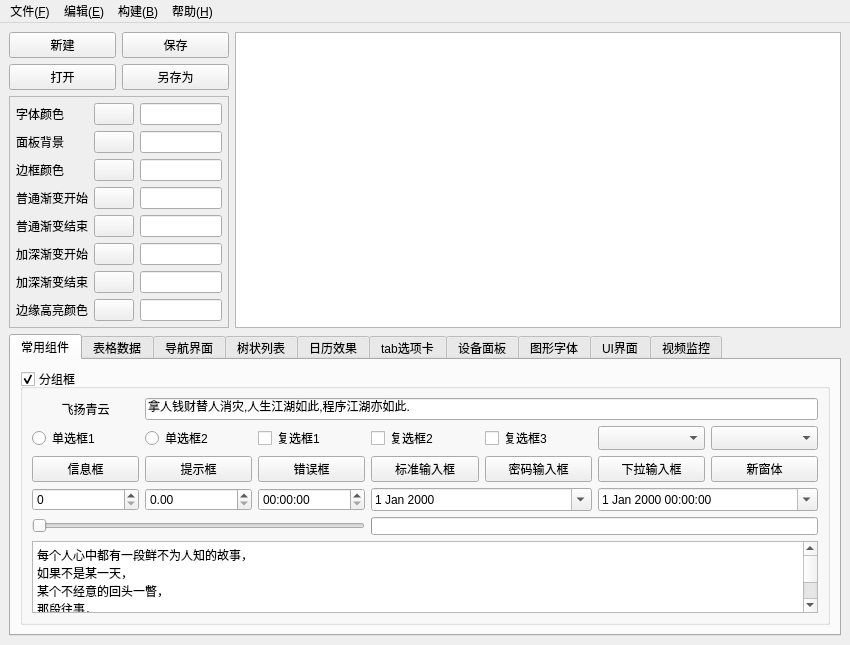
<?xml version="1.0" encoding="UTF-8"?>
<ui version="4.0">
 <class>frmMain</class>
 <widget class="QMainWindow" name="frmMain">
  <property name="geometry">
   <rect>
    <x>0</x>
    <y>0</y>
    <width>850</width>
    <height>626</height>
   </rect>
  </property>
  <property name="windowTitle">
   <string>MainWindow</string>
  </property>
  <widget class="QWidget" name="centralwidget">
   <layout class="QGridLayout" name="gridLayout_7">
    <item row="0" column="0">
     <layout class="QGridLayout" name="gridLayout">
      <item row="0" column="0">
       <widget class="QPushButton" name="btnNew">
        <property name="text">
         <string>新建</string>
        </property>
       </widget>
      </item>
      <item row="0" column="1">
       <widget class="QPushButton" name="btnSave">
        <property name="text">
         <string>保存</string>
        </property>
       </widget>
      </item>
      <item row="1" column="0">
       <widget class="QPushButton" name="btnOpen">
        <property name="text">
         <string>打开</string>
        </property>
       </widget>
      </item>
      <item row="1" column="1">
       <widget class="QPushButton" name="btnSaveOther">
        <property name="text">
         <string>另存为</string>
        </property>
       </widget>
      </item>
     </layout>
    </item>
    <item row="0" column="1" rowspan="2">
     <widget class="QTextEdit" name="txtMain"/>
    </item>
    <item row="1" column="0">
     <widget class="QFrame" name="frameColor">
      <property name="sizePolicy">
       <sizepolicy hsizetype="Fixed" vsizetype="Preferred">
        <horstretch>0</horstretch>
        <verstretch>0</verstretch>
       </sizepolicy>
      </property>
      <property name="minimumSize">
       <size>
        <width>220</width>
        <height>0</height>
       </size>
      </property>
      <property name="maximumSize">
       <size>
        <width>220</width>
        <height>16777215</height>
       </size>
      </property>
      <property name="frameShape">
       <enum>QFrame::StyledPanel</enum>
      </property>
      <property name="frameShadow">
       <enum>QFrame::Raised</enum>
      </property>
      <layout class="QGridLayout" name="gridLayout_3">
       <property name="leftMargin">
        <number>6</number>
       </property>
       <property name="topMargin">
        <number>6</number>
       </property>
       <property name="rightMargin">
        <number>6</number>
       </property>
       <property name="bottomMargin">
        <number>6</number>
       </property>
       <item row="0" column="0">
        <widget class="QLabel" name="labTextColor">
         <property name="text">
          <string>字体颜色</string>
         </property>
        </widget>
       </item>
       <item row="0" column="1">
        <widget class="QPushButton" name="btnTextColor">
         <property name="text">
          <string/>
         </property>
        </widget>
       </item>
       <item row="0" column="2">
        <widget class="QLineEdit" name="txtTextColor"/>
       </item>
       <item row="1" column="0">
        <widget class="QLabel" name="labPanelColor">
         <property name="text">
          <string>面板背景</string>
         </property>
        </widget>
       </item>
       <item row="1" column="1">
        <widget class="QPushButton" name="btnPanelColor">
         <property name="text">
          <string/>
         </property>
        </widget>
       </item>
       <item row="1" column="2">
        <widget class="QLineEdit" name="txtPanelColor"/>
       </item>
       <item row="2" column="0">
        <widget class="QLabel" name="labBorderColor">
         <property name="text">
          <string>边框颜色</string>
         </property>
        </widget>
       </item>
       <item row="2" column="1">
        <widget class="QPushButton" name="btnBorderColor">
         <property name="text">
          <string/>
         </property>
        </widget>
       </item>
       <item row="2" column="2">
        <widget class="QLineEdit" name="txtBorderColor"/>
       </item>
       <item row="3" column="0">
        <widget class="QLabel" name="labNormalColorStart">
         <property name="text">
          <string>普通渐变开始</string>
         </property>
        </widget>
       </item>
       <item row="3" column="1">
        <widget class="QPushButton" name="btnNormalColorStart">
         <property name="text">
          <string/>
         </property>
        </widget>
       </item>
       <item row="3" column="2">
        <widget class="QLineEdit" name="txtNormalColorStart"/>
       </item>
       <item row="4" column="0">
        <widget class="QLabel" name="labNormalColorEnd">
         <property name="text">
          <string>普通渐变结束</string>
         </property>
        </widget>
       </item>
       <item row="4" column="1">
        <widget class="QPushButton" name="btnNormalColorEnd">
         <property name="text">
          <string/>
         </property>
        </widget>
       </item>
       <item row="4" column="2">
        <widget class="QLineEdit" name="txtNormalColorEnd"/>
       </item>
       <item row="5" column="0">
        <widget class="QLabel" name="labDarkColorStart">
         <property name="text">
          <string>加深渐变开始</string>
         </property>
        </widget>
       </item>
       <item row="5" column="1">
        <widget class="QPushButton" name="btnDarkColorStart">
         <property name="text">
          <string/>
         </property>
        </widget>
       </item>
       <item row="5" column="2">
        <widget class="QLineEdit" name="txtDarkColorStart"/>
       </item>
       <item row="6" column="0">
        <widget class="QLabel" name="labDarkColorEnd">
         <property name="text">
          <string>加深渐变结束</string>
         </property>
        </widget>
       </item>
       <item row="6" column="1">
        <widget class="QPushButton" name="btnDarkColorEnd">
         <property name="text">
          <string/>
         </property>
        </widget>
       </item>
       <item row="6" column="2">
        <widget class="QLineEdit" name="txtDarkColorEnd"/>
       </item>
       <item row="7" column="0">
        <widget class="QLabel" name="labHighColor">
         <property name="text">
          <string>边缘高亮颜色</string>
         </property>
        </widget>
       </item>
       <item row="7" column="1">
        <widget class="QPushButton" name="btnHighColor">
         <property name="text">
          <string/>
         </property>
        </widget>
       </item>
       <item row="7" column="2">
        <widget class="QLineEdit" name="txtHighColor"/>
       </item>
      </layout>
     </widget>
    </item>
    <item row="2" column="0" colspan="2">
     <widget class="QTabWidget" name="tabWidget">
      <property name="currentIndex">
       <number>0</number>
      </property>
      <widget class="QWidget" name="tab1">
       <attribute name="title">
        <string>常用组件</string>
       </attribute>
       <layout class="QVBoxLayout" name="verticalLayout">
        <item>
         <widget class="QGroupBox" name="groupBox">
          <property name="styleSheet">
           <string notr="true"/>
          </property>
          <property name="title">
           <string>分组框</string>
          </property>
          <property name="checkable">
           <bool>true</bool>
          </property>
          <layout class="QGridLayout" name="gridLayout_2">
           <item row="0" column="0">
            <widget class="QLabel" name="lab">
             <property name="text">
              <string>飞扬青云</string>
             </property>
             <property name="alignment">
              <set>Qt::AlignCenter</set>
             </property>
            </widget>
           </item>
           <item row="0" column="1" colspan="6">
            <widget class="QLineEdit" name="lineEdit">
             <property name="text">
              <string>拿人钱财替人消灾,人生江湖如此,程序江湖亦如此.</string>
             </property>
            </widget>
           </item>
           <item row="1" column="0">
            <widget class="QRadioButton" name="rbtn1">
             <property name="text">
              <string>单选框1</string>
             </property>
            </widget>
           </item>
           <item row="1" column="1">
            <widget class="QRadioButton" name="rbtn2">
             <property name="text">
              <string>单选框2</string>
             </property>
            </widget>
           </item>
           <item row="1" column="2">
            <widget class="QCheckBox" name="ck1">
             <property name="text">
              <string>复选框1</string>
             </property>
            </widget>
           </item>
           <item row="1" column="3">
            <widget class="QCheckBox" name="ck2">
             <property name="text">
              <string>复选框2</string>
             </property>
             <property name="checked">
              <bool>false</bool>
             </property>
            </widget>
           </item>
           <item row="1" column="4">
            <widget class="QCheckBox" name="ck3">
             <property name="text">
              <string>复选框3</string>
             </property>
            </widget>
           </item>
           <item row="1" column="5">
            <widget class="QComboBox" name="cbox1">
             <property name="maximumSize">
              <size>
               <width>16777215</width>
               <height>28</height>
              </size>
             </property>
            </widget>
           </item>
           <item row="1" column="6">
            <widget class="QComboBox" name="cbox2">
             <property name="maximumSize">
              <size>
               <width>16777215</width>
               <height>28</height>
              </size>
             </property>
            </widget>
           </item>
           <item row="2" column="0">
            <widget class="QPushButton" name="btnInfo">
             <property name="text">
              <string>信息框</string>
             </property>
            </widget>
           </item>
           <item row="2" column="1">
            <widget class="QPushButton" name="btnQuestion">
             <property name="text">
              <string>提示框</string>
             </property>
            </widget>
           </item>
           <item row="2" column="2">
            <widget class="QPushButton" name="btnError">
             <property name="text">
              <string>错误框</string>
             </property>
            </widget>
           </item>
           <item row="2" column="3">
            <widget class="QPushButton" name="btnInput">
             <property name="text">
              <string>标准输入框</string>
             </property>
            </widget>
           </item>
           <item row="2" column="4">
            <widget class="QPushButton" name="btnInputPwd">
             <property name="text">
              <string>密码输入框</string>
             </property>
            </widget>
           </item>
           <item row="2" column="5">
            <widget class="QPushButton" name="btnInputcbox">
             <property name="text">
              <string>下拉输入框</string>
             </property>
            </widget>
           </item>
           <item row="2" column="6">
            <widget class="QPushButton" name="btnWidget">
             <property name="text">
              <string>新窗体</string>
             </property>
            </widget>
           </item>
           <item row="3" column="0">
            <widget class="QSpinBox" name="spinBox"/>
           </item>
           <item row="3" column="1">
            <widget class="QDoubleSpinBox" name="doubleSpinBox"/>
           </item>
           <item row="3" column="2">
            <widget class="QTimeEdit" name="timeEdit"/>
           </item>
           <item row="3" column="3" colspan="2">
            <widget class="QDateEdit" name="dateEdit">
             <property name="calendarPopup">
              <bool>true</bool>
             </property>
            </widget>
           </item>
           <item row="3" column="5" colspan="2">
            <widget class="QDateTimeEdit" name="dateTimeEdit">
             <property name="calendarPopup">
              <bool>true</bool>
             </property>
            </widget>
           </item>
           <item row="4" column="0" colspan="3">
            <widget class="QSlider" name="horizontalSlider">
             <property name="maximum">
              <number>100</number>
             </property>
             <property name="orientation">
              <enum>Qt::Horizontal</enum>
             </property>
            </widget>
           </item>
           <item row="4" column="3" colspan="4">
            <widget class="QProgressBar" name="progressBar">
             <property name="maximumSize">
              <size>
               <width>16777215</width>
               <height>18</height>
              </size>
             </property>
            </widget>
           </item>
           <item row="5" column="0" colspan="7">
            <widget class="QPlainTextEdit" name="plainTextEdit">
             <property name="plainText">
              <string>每个人心中都有一段鲜不为人知的故事，
如果不是某一天，
某个不经意的回头一瞥，
那段往事，
就只能永远埋在记忆的最深处，
那是回忆的尽头，
可就无法避免那一触，
无论你在上面用怎样淤厚的冷漠层层包裹，
却总在瞬间崩溃。</string>
             </property>
            </widget>
           </item>
          </layout>
         </widget>
        </item>
       </layout>
      </widget>
      <widget class="QWidget" name="tab2">
       <attribute name="title">
        <string>表格数据</string>
       </attribute>
       <layout class="QHBoxLayout" name="horizontalLayout">
        <item>
         <widget class="QTableWidget" name="tableWidget"/>
        </item>
       </layout>
      </widget>
      <widget class="QWidget" name="tab3">
       <attribute name="title">
        <string>导航界面</string>
       </attribute>
       <layout class="QHBoxLayout" name="horizontalLayout_7">
        <item>
         <widget class="QWidget" name="widgetLeft" native="true">
          <property name="minimumSize">
           <size>
            <width>80</width>
            <height>0</height>
           </size>
          </property>
          <layout class="QVBoxLayout" name="verticalLayout_2">
           <property name="spacing">
            <number>0</number>
           </property>
           <property name="leftMargin">
            <number>0</number>
           </property>
           <property name="topMargin">
            <number>0</number>
           </property>
           <property name="rightMargin">
            <number>0</number>
           </property>
           <property name="bottomMargin">
            <number>0</number>
           </property>
           <item>
            <widget class="QPushButton" name="btn1">
             <property name="text">
              <string>菜单1</string>
             </property>
             <property name="checked">
              <bool>false</bool>
             </property>
            </widget>
           </item>
           <item>
            <widget class="QPushButton" name="btn2">
             <property name="text">
              <string>菜单2</string>
             </property>
            </widget>
           </item>
           <item>
            <widget class="QPushButton" name="btn3">
             <property name="text">
              <string>菜单3</string>
             </property>
            </widget>
           </item>
           <item>
            <spacer name="verticalSpacer">
             <property name="orientation">
              <enum>Qt::Vertical</enum>
             </property>
             <property name="sizeHint" stdset="0">
              <size>
               <width>20</width>
               <height>222</height>
              </size>
             </property>
            </spacer>
           </item>
          </layout>
         </widget>
        </item>
        <item>
         <widget class="QStackedWidget" name="stackedWidget">
          <property name="currentIndex">
           <number>0</number>
          </property>
          <widget class="QWidget" name="page1">
           <layout class="QVBoxLayout" name="verticalLayout_4">
            <item>
             <widget class="QWidget" name="widgetTop" native="true">
              <layout class="QHBoxLayout" name="horizontalLayout_2">
               <property name="spacing">
                <number>0</number>
               </property>
               <property name="leftMargin">
                <number>0</number>
               </property>
               <property name="topMargin">
                <number>0</number>
               </property>
               <property name="rightMargin">
                <number>0</number>
               </property>
               <property name="bottomMargin">
                <number>0</number>
               </property>
               <item>
                <widget class="QToolButton" name="tbtn1">
                 <property name="sizePolicy">
                  <sizepolicy hsizetype="Expanding" vsizetype="Expanding">
                   <horstretch>0</horstretch>
                   <verstretch>0</verstretch>
                  </sizepolicy>
                 </property>
                 <property name="text">
                  <string>主界面</string>
                 </property>
                </widget>
               </item>
               <item>
                <widget class="QToolButton" name="tbtn2">
                 <property name="sizePolicy">
                  <sizepolicy hsizetype="Expanding" vsizetype="Expanding">
                   <horstretch>0</horstretch>
                   <verstretch>0</verstretch>
                  </sizepolicy>
                 </property>
                 <property name="text">
                  <string>警情查询</string>
                 </property>
                </widget>
               </item>
               <item>
                <widget class="QToolButton" name="tbtn3">
                 <property name="sizePolicy">
                  <sizepolicy hsizetype="Expanding" vsizetype="Expanding">
                   <horstretch>0</horstretch>
                   <verstretch>0</verstretch>
                  </sizepolicy>
                 </property>
                 <property name="text">
                  <string>系统设置</string>
                 </property>
                </widget>
               </item>
              </layout>
             </widget>
            </item>
            <item>
             <widget class="QWidget" name="widget" native="true">
              <property name="sizePolicy">
               <sizepolicy hsizetype="Preferred" vsizetype="Expanding">
                <horstretch>0</horstretch>
                <verstretch>0</verstretch>
               </sizepolicy>
              </property>
             </widget>
            </item>
            <item>
             <widget class="QWidget" name="widgetBottom" native="true">
              <property name="maximumSize">
               <size>
                <width>16777215</width>
                <height>30</height>
               </size>
              </property>
              <layout class="QHBoxLayout" name="horizontalLayout_3">
               <item>
                <widget class="QLabel" name="lab1">
                 <property name="text">
                  <string>欢迎使用软件</string>
                 </property>
                </widget>
               </item>
               <item>
                <widget class="Line" name="line1">
                 <property name="maximumSize">
                  <size>
                   <width>1</width>
                   <height>16777215</height>
                  </size>
                 </property>
                 <property name="orientation">
                  <enum>Qt::Vertical</enum>
                 </property>
                </widget>
               </item>
               <item>
                <widget class="QLabel" name="lab2">
                 <property name="text">
                  <string>当前用户【admin】</string>
                 </property>
                </widget>
               </item>
               <item>
                <widget class="Line" name="line2">
                 <property name="maximumSize">
                  <size>
                   <width>1</width>
                   <height>16777215</height>
                  </size>
                 </property>
                 <property name="orientation">
                  <enum>Qt::Vertical</enum>
                 </property>
                </widget>
               </item>
               <item>
                <widget class="QLabel" name="lab3">
                 <property name="text">
                  <string>已运行: 0天0时0分0秒</string>
                 </property>
                </widget>
               </item>
               <item>
                <widget class="Line" name="line3">
                 <property name="maximumSize">
                  <size>
                   <width>1</width>
                   <height>16777215</height>
                  </size>
                 </property>
                 <property name="orientation">
                  <enum>Qt::Vertical</enum>
                 </property>
                </widget>
               </item>
               <item>
                <widget class="QLabel" name="lab4">
                 <property name="sizePolicy">
                  <sizepolicy hsizetype="Expanding" vsizetype="Preferred">
                   <horstretch>0</horstretch>
                   <verstretch>0</verstretch>
                  </sizepolicy>
                 </property>
                 <property name="text">
                  <string>当前时间: 2017年12月1日 12:00:00</string>
                 </property>
                </widget>
               </item>
              </layout>
             </widget>
            </item>
           </layout>
          </widget>
          <widget class="QWidget" name="page2"/>
          <widget class="QWidget" name="page3"/>
         </widget>
        </item>
        <item>
         <widget class="QSlider" name="verticalSlider">
          <property name="orientation">
           <enum>Qt::Vertical</enum>
          </property>
         </widget>
        </item>
        <item>
         <widget class="QScrollBar" name="verticalScrollBar">
          <property name="orientation">
           <enum>Qt::Vertical</enum>
          </property>
         </widget>
        </item>
       </layout>
      </widget>
      <widget class="QWidget" name="tab4">
       <attribute name="title">
        <string>树状列表</string>
       </attribute>
       <layout class="QHBoxLayout" name="horizontalLayout_4">
        <item>
         <widget class="QTreeWidget" name="treeWidget">
          <column>
           <property name="text">
            <string notr="true">1</string>
           </property>
          </column>
         </widget>
        </item>
        <item>
         <widget class="QListWidget" name="listWidget"/>
        </item>
       </layout>
      </widget>
      <widget class="QWidget" name="tab5">
       <attribute name="title">
        <string>日历效果</string>
       </attribute>
       <layout class="QHBoxLayout" name="horizontalLayout_5">
        <item>
         <widget class="QCalendarWidget" name="calendarWidget1"/>
        </item>
        <item>
         <widget class="QCalendarWidget" name="calendarWidget2">
          <property name="gridVisible">
           <bool>true</bool>
          </property>
         </widget>
        </item>
       </layout>
      </widget>
      <widget class="QWidget" name="tab6">
       <attribute name="title">
        <string>tab选项卡</string>
       </attribute>
       <layout class="QHBoxLayout" name="horizontalLayout_6">
        <item>
         <widget class="QTabWidget" name="tabWidget_2">
          <property name="tabPosition">
           <enum>QTabWidget::West</enum>
          </property>
          <property name="currentIndex">
           <number>2</number>
          </property>
          <widget class="QWidget" name="tab">
           <attribute name="title">
            <string>效果预览</string>
           </attribute>
          </widget>
          <widget class="QWidget" name="tab_7">
           <attribute name="title">
            <string>效果预览</string>
           </attribute>
          </widget>
          <widget class="QWidget" name="tab_2">
           <attribute name="title">
            <string>效果预览</string>
           </attribute>
          </widget>
         </widget>
        </item>
        <item>
         <widget class="QTabWidget" name="tabWidget_3">
          <property name="tabPosition">
           <enum>QTabWidget::South</enum>
          </property>
          <property name="currentIndex">
           <number>0</number>
          </property>
          <widget class="QWidget" name="tab_3">
           <attribute name="title">
            <string>效果预览</string>
           </attribute>
          </widget>
          <widget class="QWidget" name="tab_8">
           <attribute name="title">
            <string>效果预览</string>
           </attribute>
          </widget>
          <widget class="QWidget" name="tab_4">
           <attribute name="title">
            <string>效果预览</string>
           </attribute>
          </widget>
         </widget>
        </item>
        <item>
         <widget class="QTabWidget" name="tabWidget_4">
          <property name="tabPosition">
           <enum>QTabWidget::East</enum>
          </property>
          <property name="currentIndex">
           <number>2</number>
          </property>
          <widget class="QWidget" name="tab_5">
           <attribute name="title">
            <string>效果预览</string>
           </attribute>
          </widget>
          <widget class="QWidget" name="tab_9">
           <attribute name="title">
            <string>效果预览</string>
           </attribute>
          </widget>
          <widget class="QWidget" name="tab_6">
           <attribute name="title">
            <string>效果预览</string>
           </attribute>
          </widget>
         </widget>
        </item>
       </layout>
      </widget>
      <widget class="QWidget" name="tab7">
       <attribute name="title">
        <string>设备面板</string>
       </attribute>
       <layout class="QVBoxLayout" name="verticalLayout_3">
        <property name="leftMargin">
         <number>3</number>
        </property>
        <property name="topMargin">
         <number>3</number>
        </property>
        <property name="rightMargin">
         <number>3</number>
        </property>
        <property name="bottomMargin">
         <number>3</number>
        </property>
        <item>
         <widget class="QWidget" name="widgetPanel" native="true"/>
        </item>
       </layout>
      </widget>
      <widget class="QWidget" name="tab8">
       <attribute name="title">
        <string>图形字体</string>
       </attribute>
       <layout class="QVBoxLayout" name="verticalLayout_5">
        <property name="leftMargin">
         <number>3</number>
        </property>
        <property name="topMargin">
         <number>3</number>
        </property>
        <property name="rightMargin">
         <number>3</number>
        </property>
        <property name="bottomMargin">
         <number>3</number>
        </property>
        <item>
         <widget class="QWidget" name="widgetFontPanel" native="true"/>
        </item>
       </layout>
      </widget>
      <widget class="QWidget" name="tab9">
       <attribute name="title">
        <string>UI界面</string>
       </attribute>
       <layout class="QGridLayout" name="gridLayout_4">
        <item row="0" column="0">
         <widget class="QPushButton" name="btnUIDemo1">
          <property name="sizePolicy">
           <sizepolicy hsizetype="Minimum" vsizetype="Expanding">
            <horstretch>0</horstretch>
            <verstretch>0</verstretch>
           </sizepolicy>
          </property>
          <property name="text">
           <string>界面1</string>
          </property>
         </widget>
        </item>
        <item row="0" column="1">
         <widget class="QPushButton" name="btnUIDemo2">
          <property name="sizePolicy">
           <sizepolicy hsizetype="Minimum" vsizetype="Expanding">
            <horstretch>0</horstretch>
            <verstretch>0</verstretch>
           </sizepolicy>
          </property>
          <property name="text">
           <string>界面2</string>
          </property>
         </widget>
        </item>
        <item row="0" column="2">
         <widget class="QPushButton" name="btnUIDemo3">
          <property name="sizePolicy">
           <sizepolicy hsizetype="Minimum" vsizetype="Expanding">
            <horstretch>0</horstretch>
            <verstretch>0</verstretch>
           </sizepolicy>
          </property>
          <property name="text">
           <string>界面3</string>
          </property>
         </widget>
        </item>
        <item row="0" column="3">
         <widget class="QPushButton" name="btnUIDemo4">
          <property name="sizePolicy">
           <sizepolicy hsizetype="Minimum" vsizetype="Expanding">
            <horstretch>0</horstretch>
            <verstretch>0</verstretch>
           </sizepolicy>
          </property>
          <property name="text">
           <string>界面4</string>
          </property>
         </widget>
        </item>
        <item row="1" column="0">
         <widget class="QPushButton" name="btnUIDemo5">
          <property name="sizePolicy">
           <sizepolicy hsizetype="Minimum" vsizetype="Expanding">
            <horstretch>0</horstretch>
            <verstretch>0</verstretch>
           </sizepolicy>
          </property>
          <property name="text">
           <string>界面5</string>
          </property>
         </widget>
        </item>
        <item row="1" column="1">
         <widget class="QPushButton" name="btnUIDemo6">
          <property name="sizePolicy">
           <sizepolicy hsizetype="Minimum" vsizetype="Expanding">
            <horstretch>0</horstretch>
            <verstretch>0</verstretch>
           </sizepolicy>
          </property>
          <property name="text">
           <string>界面6</string>
          </property>
         </widget>
        </item>
        <item row="1" column="2">
         <widget class="QPushButton" name="btnUIDemo7">
          <property name="sizePolicy">
           <sizepolicy hsizetype="Minimum" vsizetype="Expanding">
            <horstretch>0</horstretch>
            <verstretch>0</verstretch>
           </sizepolicy>
          </property>
          <property name="text">
           <string>界面7</string>
          </property>
         </widget>
        </item>
        <item row="1" column="3">
         <widget class="QPushButton" name="btnUIDemo8">
          <property name="sizePolicy">
           <sizepolicy hsizetype="Minimum" vsizetype="Expanding">
            <horstretch>0</horstretch>
            <verstretch>0</verstretch>
           </sizepolicy>
          </property>
          <property name="text">
           <string>界面8</string>
          </property>
         </widget>
        </item>
       </layout>
      </widget>
      <widget class="QWidget" name="tab10">
       <attribute name="title">
        <string>视频监控</string>
       </attribute>
       <layout class="QVBoxLayout" name="verticalLayout_6">
        <item>
         <widget class="QWidget" name="widgetVideo" native="true">
          <layout class="QGridLayout" name="gridLayout_5">
           <property name="leftMargin">
            <number>0</number>
           </property>
           <property name="topMargin">
            <number>0</number>
           </property>
           <property name="rightMargin">
            <number>0</number>
           </property>
           <property name="bottomMargin">
            <number>0</number>
           </property>
           <item row="0" column="0">
            <widget class="QLabel" name="labCh1">
             <property name="text">
              <string>通道1</string>
             </property>
             <property name="alignment">
              <set>Qt::AlignCenter</set>
             </property>
            </widget>
           </item>
           <item row="0" column="1">
            <widget class="QLabel" name="labCh2">
             <property name="text">
              <string>通道2</string>
             </property>
             <property name="alignment">
              <set>Qt::AlignCenter</set>
             </property>
            </widget>
           </item>
           <item row="0" column="2">
            <widget class="QLabel" name="labCh3">
             <property name="text">
              <string>通道3</string>
             </property>
             <property name="alignment">
              <set>Qt::AlignCenter</set>
             </property>
            </widget>
           </item>
           <item row="0" column="3">
            <widget class="QLabel" name="labCh4">
             <property name="text">
              <string>通道4</string>
             </property>
             <property name="alignment">
              <set>Qt::AlignCenter</set>
             </property>
            </widget>
           </item>
           <item row="0" column="4">
            <widget class="QLabel" name="labCh5">
             <property name="text">
              <string>通道5</string>
             </property>
             <property name="alignment">
              <set>Qt::AlignCenter</set>
             </property>
            </widget>
           </item>
           <item row="1" column="0">
            <widget class="QLabel" name="labCh6">
             <property name="text">
              <string>通道6</string>
             </property>
             <property name="alignment">
              <set>Qt::AlignCenter</set>
             </property>
            </widget>
           </item>
           <item row="1" column="1">
            <widget class="QLabel" name="labCh7">
             <property name="text">
              <string>通道7</string>
             </property>
             <property name="alignment">
              <set>Qt::AlignCenter</set>
             </property>
            </widget>
           </item>
           <item row="1" column="2">
            <widget class="QLabel" name="labCh8">
             <property name="text">
              <string>通道8</string>
             </property>
             <property name="alignment">
              <set>Qt::AlignCenter</set>
             </property>
            </widget>
           </item>
           <item row="1" column="3">
            <widget class="QLabel" name="labCh9">
             <property name="text">
              <string>通道9</string>
             </property>
             <property name="alignment">
              <set>Qt::AlignCenter</set>
             </property>
            </widget>
           </item>
           <item row="1" column="4">
            <widget class="QLabel" name="labCh10">
             <property name="text">
              <string>通道10</string>
             </property>
             <property name="alignment">
              <set>Qt::AlignCenter</set>
             </property>
            </widget>
           </item>
          </layout>
         </widget>
        </item>
       </layout>
      </widget>
     </widget>
    </item>
   </layout>
  </widget>
  <widget class="QMenuBar" name="menubar">
   <property name="geometry">
    <rect>
     <x>0</x>
     <y>0</y>
     <width>850</width>
     <height>23</height>
    </rect>
   </property>
   <widget class="QMenu" name="menu_F">
    <property name="title">
     <string>文件(&amp;F)</string>
    </property>
    <addaction name="action"/>
    <addaction name="action_O"/>
    <addaction name="separator"/>
    <addaction name="action_S"/>
    <addaction name="action_C"/>
   </widget>
   <widget class="QMenu" name="menu_E">
    <property name="title">
     <string>编辑(&amp;E)</string>
    </property>
    <addaction name="action_X"/>
    <addaction name="action_C_2"/>
    <addaction name="action_V"/>
   </widget>
   <widget class="QMenu" name="menu_B">
    <property name="title">
     <string>构建(&amp;B)</string>
    </property>
    <addaction name="actionGouj"/>
   </widget>
   <widget class="QMenu" name="menu_H">
    <property name="title">
     <string>帮助(&amp;H)</string>
    </property>
    <addaction name="action_T"/>
    <addaction name="action_A"/>
   </widget>
   <addaction name="menu_F"/>
   <addaction name="menu_E"/>
   <addaction name="menu_B"/>
   <addaction name="menu_H"/>
  </widget>
  <action name="action">
   <property name="text">
    <string>新建文件(&amp;N)</string>
   </property>
  </action>
  <action name="action_O">
   <property name="text">
    <string>打开文件(&amp;O)</string>
   </property>
  </action>
  <action name="action_S">
   <property name="text">
    <string>保存文件(&amp;S) </string>
   </property>
  </action>
  <action name="action_C">
   <property name="text">
    <string>关闭退出(&amp;C)</string>
   </property>
  </action>
  <action name="action_X">
   <property name="text">
    <string>剪切(&amp;X) </string>
   </property>
  </action>
  <action name="action_C_2">
   <property name="text">
    <string>复制(&amp;C)</string>
   </property>
  </action>
  <action name="action_V">
   <property name="text">
    <string>粘贴(&amp;V)</string>
   </property>
  </action>
  <action name="actionGouj">
   <property name="text">
    <string>构建项目(&amp;B)</string>
   </property>
  </action>
  <action name="action_T">
   <property name="text">
    <string>帮助文档(&amp;T)</string>
   </property>
  </action>
  <action name="action_A">
   <property name="text">
    <string>关于(&amp;A)</string>
   </property>
  </action>
 </widget>
 <resources/>
 <connections>
  <connection>
   <sender>horizontalSlider</sender>
   <signal>valueChanged(int)</signal>
   <receiver>progressBar</receiver>
   <slot>setValue(int)</slot>
   <hints>
    <hint type="sourcelabel">
     <x>207</x>
     <y>445</y>
    </hint>
    <hint type="destinationlabel">
     <x>399</x>
     <y>445</y>
    </hint>
   </hints>
  </connection>
 </connections>
</ui>
